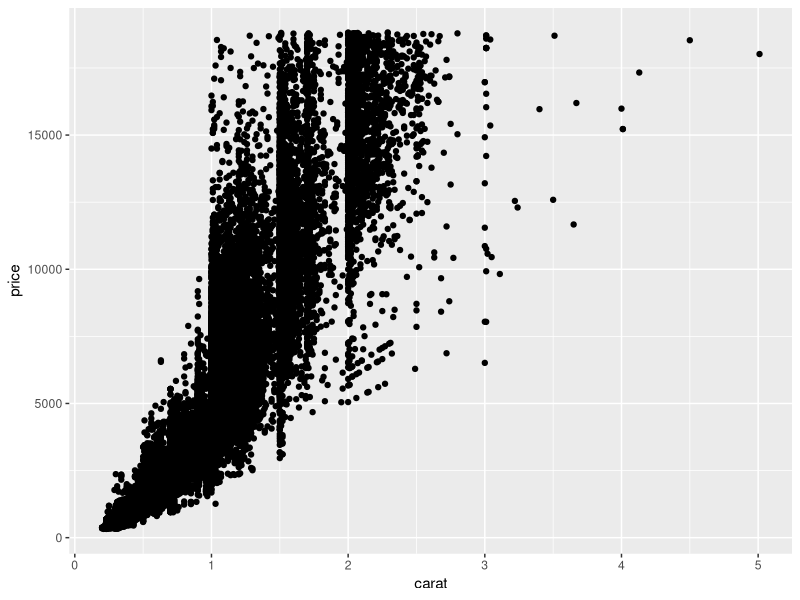
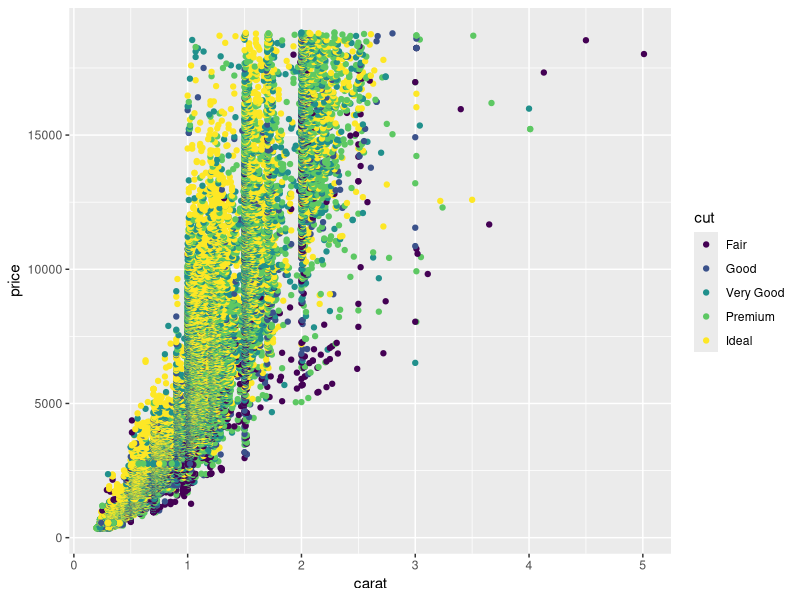
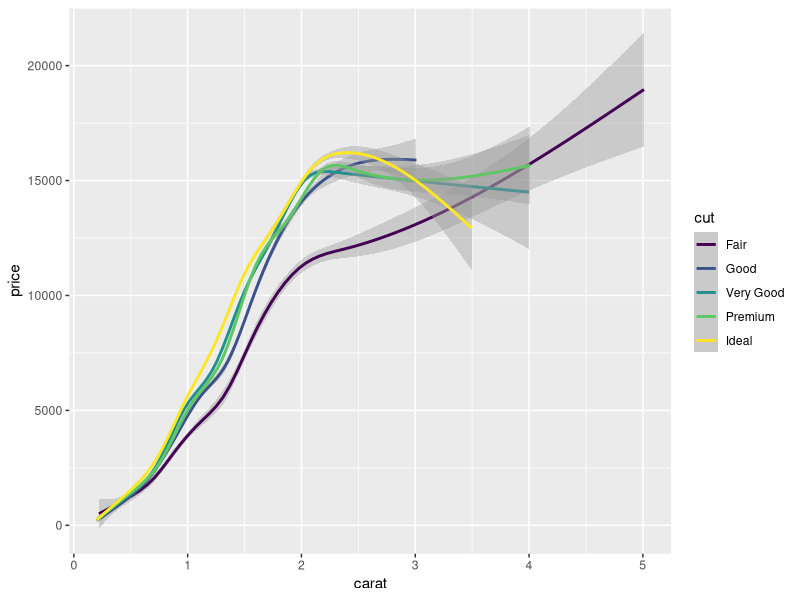
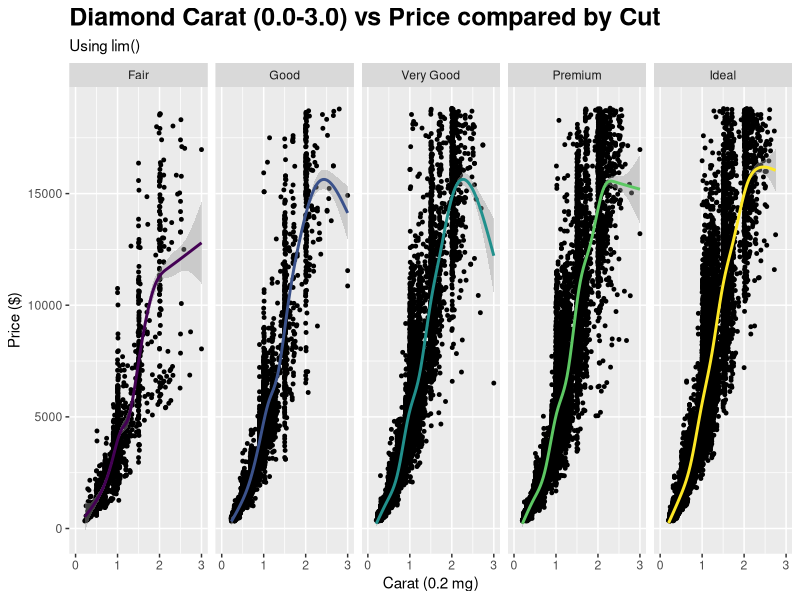
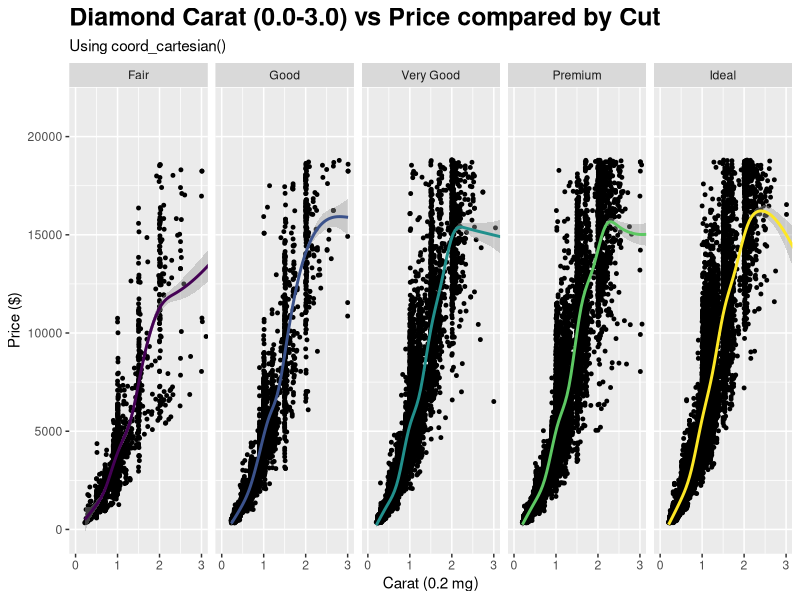
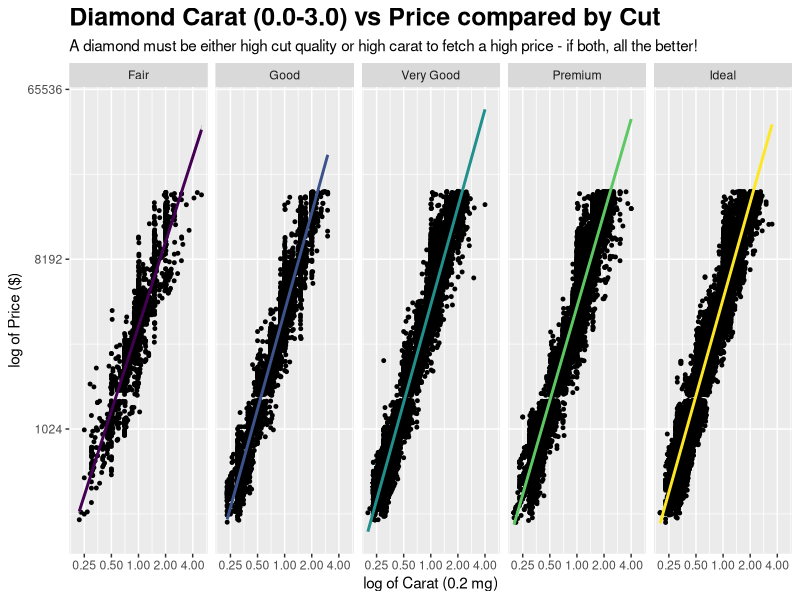

These charts were generated, in order, by the following R code:
## ---- chunk 1
library(tidyverse)
## ---- chunk 2
## TASK: Plot `price` vs `carat` below
## Your code here!
ggplot(diamonds, aes(x = carat, y = price)) + geom_point()
## ---- chunk 3
## TASK: Plot `price`, `carat`, and `cut` below
## Your code here!
plot_point <- diamonds %>% 
  ggplot(aes(x = carat, y = price, color = cut)) +
  geom_point()

plot_smooth <- diamonds %>% 
  ggplot(aes(x = carat, y = price, color = cut)) + 
  geom_smooth()

plot_combo_lim <- diamonds %>% 
  ggplot(aes(x = carat, y = price)) +
  geom_point(color = "black", size = 1) +
  geom_smooth(aes(color = cut)) +
  xlim(0,3.0) +
  facet_grid(~ cut) +
  theme(legend.position = "none") +
  labs(
      title = "Diamond Carat (0.0-3.0) vs Price compared by Cut",
      subtitle = "Using lim()",
      x = "Carat (0.2 mg)", 
      y = "Price ($)"
      ) +
  theme(plot.title = element_text(size = 18, face = "bold"))

plot_combo_coordcartesian <- diamonds %>% 
  ggplot(aes(x = carat, y = price)) +
  geom_point(color = "black", size = 1) +
  geom_smooth(aes(color = cut)) +
  coord_cartesian(xlim = c(0,3.0)) +
  facet_grid(~ cut) +
  theme(legend.position = "none") +
  labs(
      title = "Diamond Carat (0.0-3.0) vs Price compared by Cut",
      subtitle = "Using coord_cartesian()",
      x = "Carat (0.2 mg)", 
      y = "Price ($)"
      ) +
  theme(plot.title = element_text(size = 18, face = "bold"))

plot_combo_loglog <- diamonds %>% 
  ggplot(aes(x = carat, y = price)) +
  geom_point(color = "black", size = 1) +
  geom_smooth(method = lm, formula = y ~ x, aes(color = cut)) +
  scale_x_continuous(trans='log2') +
  scale_y_continuous(trans='log2') +
  facet_grid(~ cut) +
  theme(legend.position = "none") +
  labs(
      title = "Diamond Carat (0.0-3.0) vs Price compared by Cut",
      subtitle = "A diamond must be either high cut quality or high carat to fetch a high price - if both, all the better!",
      x = "log of Carat (0.2 mg)", 
      y = "log of Price ($)"
      ) +
  theme(plot.title = element_text(size = 18, face = "bold"))

plot_point
plot_smooth
plot_combo_lim
plot_combo_coordcartesian
plot_combo_loglog
